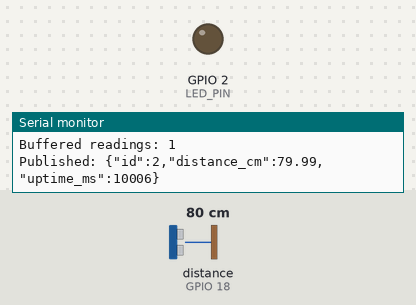
Simulated run of this sketch. Board: ESP32. Shown: output pins drawn as LEDs (lit = HIGH), the last lines printed to the serial monitor. Inputs (shaded band) come from the test bench; at power-on: distance to the obstacle (sensor on GPIO 18) 80 cm. The echo pulse lasts 58.3 µs per cm; WiFi joins after 1.5 s; servers stay silent unless stated; no MQTT or app messages arrive unless stated; pins used as bus, display or sensor lines are not drawn.

Above: at 10.8 s.
10.9 s: distance to the obstacle (sensor on GPIO 18) set to 22 cm
18.4 s: distance to the obstacle (sensor on GPIO 18) set to 18 cm
At 20.4 s:
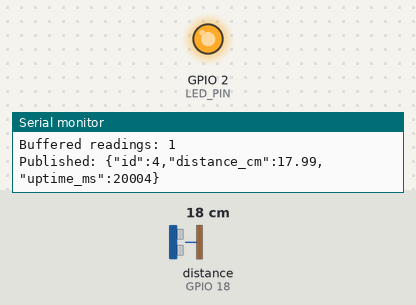
25.9 s: distance to the obstacle (sensor on GPIO 18) set to 35 cm
At 30.5 s:
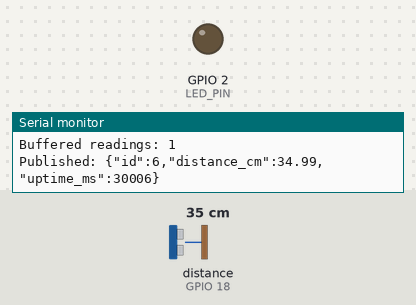
33.4 s: distance to the obstacle (sensor on GPIO 18) set to 2 cm
At 35.4 s:
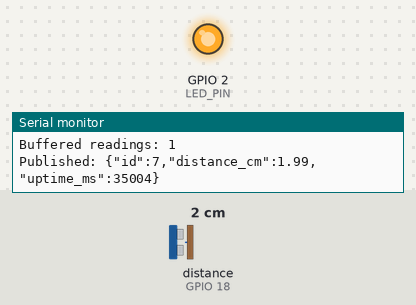
Timing chart, 0 to 36.9 s (numbered marks = the images above; inputs shaded):
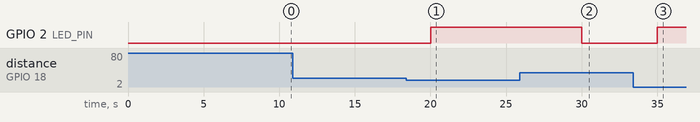

Measured:
- the behaviour switches between 21 and 20 cm on distance to the obstacle (sensor on GPIO 18) (found by bisection; images 0 and 1)
- after the input at 18.4 s, GPIO 2 (LED_PIN): LOW → HIGH after 1.6 s
- after the input at 25.9 s, GPIO 2 (LED_PIN): HIGH → LOW after 4.1 s
- after the input at 33.4 s, GPIO 2 (LED_PIN): LOW → HIGH after 1.6 s

The sketch:

firmware_sketch.ino
```cpp
#include <WiFi.h>
#include <PubSubClient.h>

// Wokwi Wi-Fi
const char* WIFI_SSID = "Wokwi-GUEST";
const char* WIFI_PASSWORD = "";

// MQTT test broker
const char* MQTT_SERVER = "broker.hivemq.com";
const int MQTT_PORT = 1883;

// Dashboard must use the same topic
const char* MQTT_TOPIC = "mathavi622/capstone/distance";

const int TRIG_PIN = 5;
const int ECHO_PIN = 18;
const int LED_PIN = 2;

const unsigned long SENSOR_INTERVAL = 5000;
const unsigned long WIFI_RETRY = 10000;
const unsigned long MQTT_RETRY = 5000;

WiFiClient wifiClient;
PubSubClient mqtt(wifiClient);

struct Reading {
  unsigned long id;
  float distance;
};

const int BUFFER_SIZE = 20;
Reading bufferData[BUFFER_SIZE];

int head = 0;
int tail = 0;
int bufferCount = 0;

unsigned long readingId = 0;
unsigned long lastSensorTime = 0;
unsigned long lastWiFiAttempt = 0;
unsigned long lastMQTTAttempt = 0;

void saveReading(float distance) {
  if (bufferCount == BUFFER_SIZE) {
    head = (head + 1) % BUFFER_SIZE;
    bufferCount--;

    Serial.println("Buffer full: oldest reading removed");
  }

  bufferData[tail].id = ++readingId;
  bufferData[tail].distance = distance;

  tail = (tail + 1) % BUFFER_SIZE;
  bufferCount++;

  Serial.print("Buffered readings: ");
  Serial.println(bufferCount);
}

void connectWiFi() {
  if (WiFi.status() == WL_CONNECTED) {
    return;
  }

  unsigned long now = millis();

  if (lastWiFiAttempt == 0 ||
      now - lastWiFiAttempt >= WIFI_RETRY) {

    lastWiFiAttempt = now;

    Serial.println("Connecting to Wi-Fi...");
    WiFi.begin(WIFI_SSID, WIFI_PASSWORD, 6);
  }
}

void connectMQTT() {
  if (WiFi.status() != WL_CONNECTED ||
      mqtt.connected()) {
    return;
  }

  unsigned long now = millis();

  if (lastMQTTAttempt == 0 ||
      now - lastMQTTAttempt >= MQTT_RETRY) {

    lastMQTTAttempt = now;

    String clientId = "MathaviCapstone-" +
      String((uint32_t)ESP.getEfuseMac(), HEX);

    Serial.println("Connecting to MQTT...");

    if (mqtt.connect(clientId.c_str())) {
      Serial.println("MQTT connected");
    } else {
      Serial.print("MQTT connection failed: ");
      Serial.println(mqtt.state());
    }
  }
}

float readDistance() {
  digitalWrite(TRIG_PIN, LOW);
  delayMicroseconds(2);

  digitalWrite(TRIG_PIN, HIGH);
  delayMicroseconds(10);
  digitalWrite(TRIG_PIN, LOW);

  unsigned long duration =
      pulseIn(ECHO_PIN, HIGH, 30000);

  if (duration == 0) {
    return -1;
  }

  return duration * 0.0343f / 2.0f;
}

void publishReading() {
  if (!mqtt.connected() || bufferCount == 0) {
    return;
  }

  Reading r = bufferData[head];

  char payload[120];

  snprintf(
    payload,
    sizeof(payload),
    "{\"id\":%lu,\"distance_cm\":%.2f,\"uptime_ms\":%lu}",
    r.id,
    r.distance,
    millis()
  );

  if (mqtt.publish(MQTT_TOPIC, payload)) {
    Serial.print("Published: ");
    Serial.println(payload);

    head = (head + 1) % BUFFER_SIZE;
    bufferCount--;
  } else {
    Serial.println("Publish failed; reading kept");
  }
}

void setup() {
  Serial.begin(115200);

  pinMode(TRIG_PIN, OUTPUT);
  pinMode(ECHO_PIN, INPUT);
  pinMode(LED_PIN, OUTPUT);

  digitalWrite(TRIG_PIN, LOW);
  digitalWrite(LED_PIN, LOW);

  WiFi.mode(WIFI_STA);
  WiFi.setAutoReconnect(true);

  mqtt.setServer(MQTT_SERVER, MQTT_PORT);
  mqtt.setBufferSize(256);

  Serial.println("Smart Distance Monitoring Started");
}

void loop() {
  connectWiFi();
  connectMQTT();

  if (mqtt.connected()) {
    mqtt.loop();
  }

  unsigned long now = millis();

  if (now - lastSensorTime >= SENSOR_INTERVAL) {
    lastSensorTime = now;

    float distance = readDistance();

    if (distance >= 0) {
      Serial.print("Distance: ");
      Serial.print(distance);
      Serial.println(" cm");

      if (distance <= 20) {
        digitalWrite(LED_PIN, HIGH);
      } else {
        digitalWrite(LED_PIN, LOW);
      }

      saveReading(distance);
    } else {
      Serial.println("Sensor timeout");
      digitalWrite(LED_PIN, LOW);
    }
  }

  publishReading();
}
```
